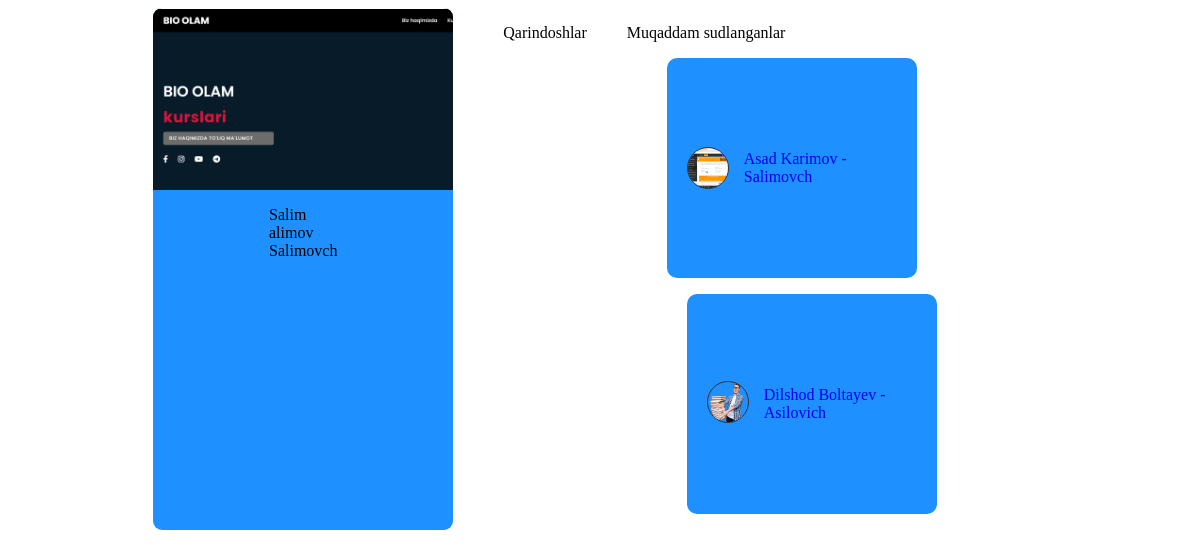
The page /detail/2/ on the database its author committed.
### h/models.py (models this page shows, shortened)
class Fuqoro(models.Model):
    hudud=models.ForeignKey(Hudud, on_delete=models.CASCADE)
    Ismi=models.CharField(max_length=200)
    Familyasi=models.CharField(max_length=200)
    Sharfi=models.CharField(max_length=200)
    Rasmi=models.ImageField(upload_to='Fuqaro')

class Jinoyatchi(models.Model):
    hudud=models.ForeignKey(Hudud, on_delete=models.CASCADE)
    Ismi=models.CharField(max_length=200)
    Familyasi=models.CharField(max_length=200)
    Sharfi=models.CharField(max_length=200)
    Rasmi=models.ImageField(upload_to='jinoyatchi')

### h/views.py (the view)
# urls.py: path('detail/<int:fuqoro_id>/', views.detail, name='detail'),
def detail(request, fuqoro_id):
    fuqoro = Fuqoro.objects.get(pk=fuqoro_id)
    qarindoshlar = Qarindosh.objects.filter(bogliq=fuqoro)
    jinoyatchilar = Jinoyatchi.objects.filter(hudud=fuqoro.hudud)
    return render(request, 'detail.html', {'fuqoro': fuqoro, 'qarindoshlar': qarindoshlar, 'jinoyatchilar': jinoyatchilar})

### templates/detail.html (shortened to what this page needs)
<!DOCTYPE html>
<html lang="en">
<head>
    <link rel="stylesheet" href="./gayrat.css">
</head>
<body class="body">
    <div class="left" style="background-color: dodgerblue; border-radius: 9px;">
        <img src="{{fuqoro.Rasmi.url}}" alt="image" style="border-radius: 9px 9px 0 0 ;">
        <p>{{fuqoro.Ismi}} </br> {{fuqoro.Familyasi}} <br> {{fuqoro.Sharfi}}</p>
    </div>
    <div class="right">
        <div class="right-1">
            <p>Qarindoshlar</p>
        </div>
        <div class="right-2">
            <p>Muqaddam sudlanganlar</p>
            {% for jinoyatchi in jinoyatchilar %}
            <ul>
                <li>
                    <img src="{{jinoyatchi.Rasmi.url}}" alt="">
                    <a href="{% url 'jinoyatchi' jinoyatchi.id %}" style="text-decoration: none;"><p>{{ jinoyatchi.Ismi }} {{ jinoyatchi.Familyasi }} - {{ jinoyatchi.Sharfi }}</p>
                </li>
            </ul>
            {% endfor %}
        </div>
    </div>
</body>
</html>

### gayrat.css (style rules this page uses)
body ul li { width: 210px; height: 210px; background-color: dodgerblue; list-style: none; padding: 20px; }
body ul { display: flex; flex-wrap: wrap; gap: 20px; }

### templates/detail.html (style rules this page uses)
.body { display: flex; justify-content: center; gap: 50px; }
.body .left { display: flex; flex-direction: column; align-items: center; }
.body .left img { width: 300px; }
.body .right { display: flex; gap: 40px; }
.right-2 li { display: flex; gap: 15px; align-items: center; background-color: dodgerblue; padding: 5px 20px; border-radius: 10px; }
.right-2 li img { width: 40px; height: 40px; border-radius: 50%; border: 1px solid #333; }

### rows shown on the page
Fuqoro: Rasmi (picture), Ismi "Salim", Familyasi "alimov", Sharfi "Salimovch"
Jinoyatchi: Rasmi (picture), Ismi "Asad", Familyasi "Karimov", Sharfi "Salimovch"
Jinoyatchi: Rasmi (picture), Ismi "Dilshod", Familyasi "Boltayev", Sharfi "Asilovich"
